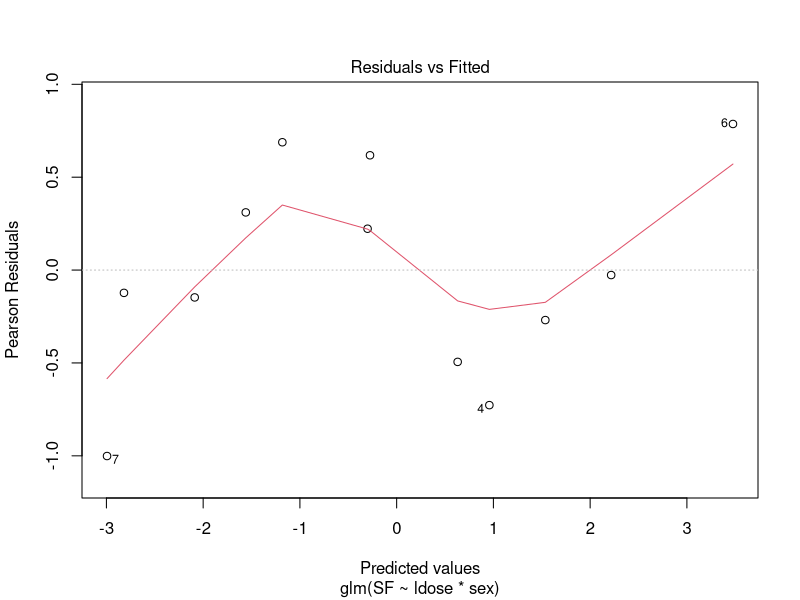
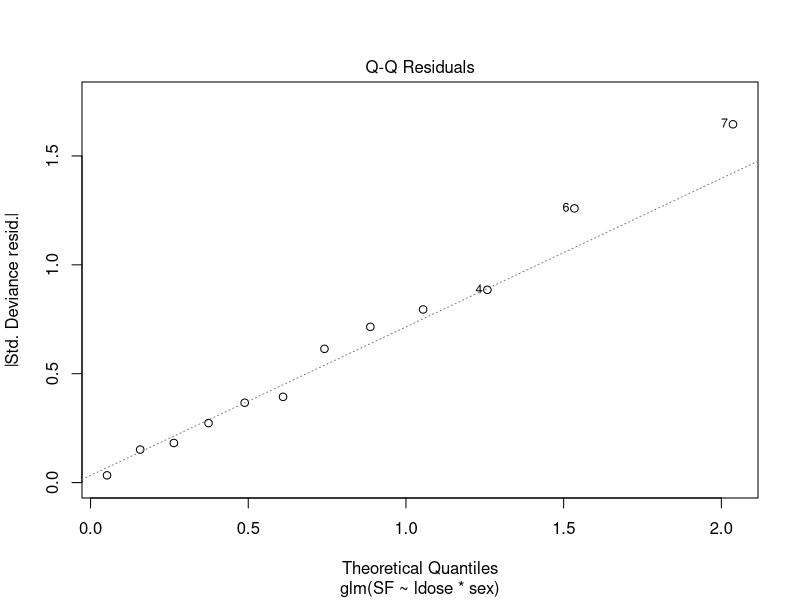
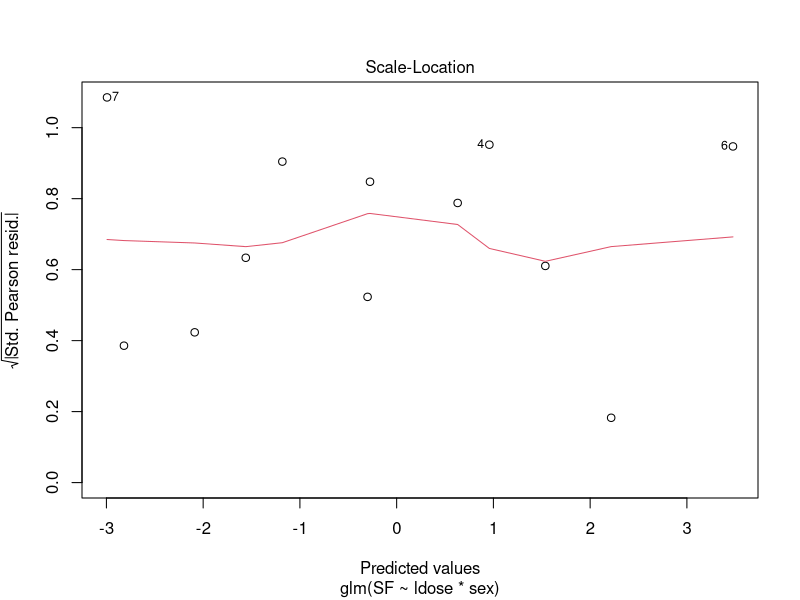
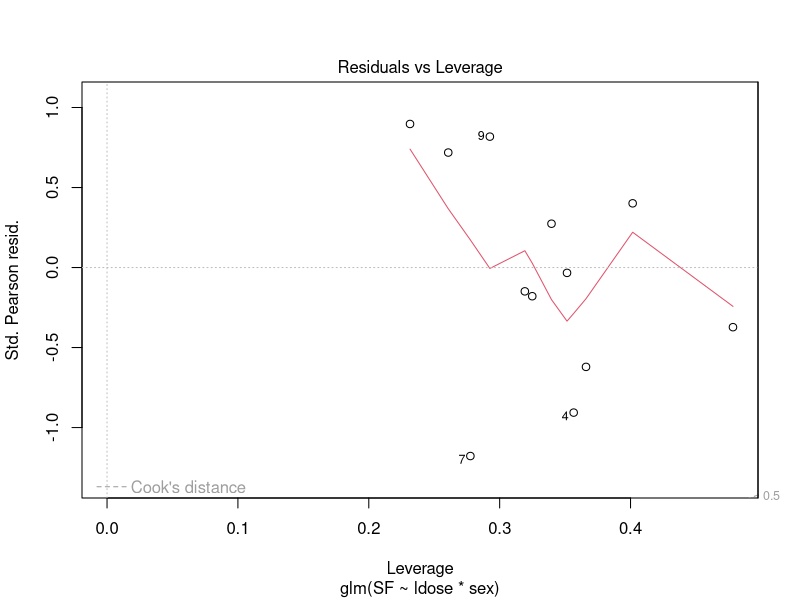

Write R code to recreate these figures, in order.
# Binomial Family
# budworm data input from MASS book
"budworm" <-
structure(list(
        numdead = c(1, 4, 9, 13, 18, 20, 0, 2, 6, 10, 12, 16),
        ldose = c(0, 1, 2, 3, 4, 5, 0, 1, 2, 3, 4, 5),
        sex = structure(c(2, 2, 2, 2, 2, 2, 1, 1, 1, 1, 1, 1), .Label = c("F", "M"), class = "factor"),
        SF = structure(c(1, 4, 9, 13, 18, 20, 0, 2, 6, 10, 12, 16, 19, 16, 11, 7, 2, 0, 20, 18, 14, 10, 8, 4), 
        .Dim = c(12, 2))), 
        .Names = c("numdead", "ldose", "sex", "SF"),
        row.names = c("1", "2", "3", "4", "5", "6", "7", "8", "9", "10", "11", "12"), 
        class = "data.frame")

"budworm2" <-
structure(list(ldose = c(0, 1, 2, 3, 4, 5, 0, 1, 2, 3, 4, 5, 
0, 1, 2, 3, 4, 5, 0, 1, 2, 3, 4, 5), sex = structure(c(2, 2, 
2, 2, 2, 2, 1, 1, 1, 1, 1, 1, 2, 2, 2, 2, 2, 2, 1, 1, 1, 1, 1, 
1), .Label = c("F", "M"), class = "factor"), Fr = c(1, 4, 9, 
13, 18, 20, 0, 2, 6, 10, 12, 16, 19, 16, 11, 7, 2, 0, 20, 18, 
14, 10, 8, 4), dead = structure(c(2, 2, 2, 2, 2, 2, 2, 2, 2, 
2, 2, 2, 1, 1, 1, 1, 1, 1, 1, 1, 1, 1, 1, 1), .Label = c("0", 
"1"), class = "factor"), id = structure(c(1, 2, 3, 4, 5, 6, 7, 
8, 9, 10, 11, 12, 1, 2, 3, 4, 5, 6, 7, 8, 9, 10, 11, 12), .Label = c("1", 
"2", "3", "4", "5", "6", "7", "8", "9", "10", "11", "12"), class = "factor")), .Names = c("ldose", 
"sex", "Fr", "dead", "id"), row.names = c("1", "2", "3", "4", 
"5", "6", "7", "8", "9", "10", "11", "12", "13", "14", "15", 
"16", "17", "18", "19", "20", "21", "22", "23", "24"), class = "data.frame")

budworm
budworm2
# https://bit.ly/3kgkiID
# https://bit.ly/3IeQdBq
# https://bit.ly/3EkTe22
# https://bit.ly/3KjJ5Gm

# training glm
## these two below are the same

budwm.lgt0 <- glm(SF ~ ldose * sex, family = binomial, data = budworm)
budwm.lgt0

budwm.lgt1 <- update(budwm.lgt0, numdead / 20 ~ ., weight = rep(20, 12))
budwm.lgt1

summary(budwm.lgt0); summary(budwm.lgt1)
anova(budwm.lgt0)
drop1(budwm.lgt0)
# plotting multiple graph
plot(budwm.lgt0)
# increased or decreased variables at each step, and the model is selected based on AIC criteria.
# seems like there is no need of interaction terms of ldose * sex
step(budwm.lgt0)

# model renew and re-fitting
# get rid of interaction
budwm.lgt <- update(budwm.lgt0, . ~ . - ldose:sex)
budwm.lgt

# prediction with glm method
# new = the name of the new data frame to make predictions for
predict(budwm.lgt, new = data.frame(ldose = 2, sex = "M"))

# type = "response" gives the predicted probabilities
predict(budwm.lgt, type = "response")

# residuals
residuals(budwm.lgt)
residuals(budwm.lgt, "pearson")
